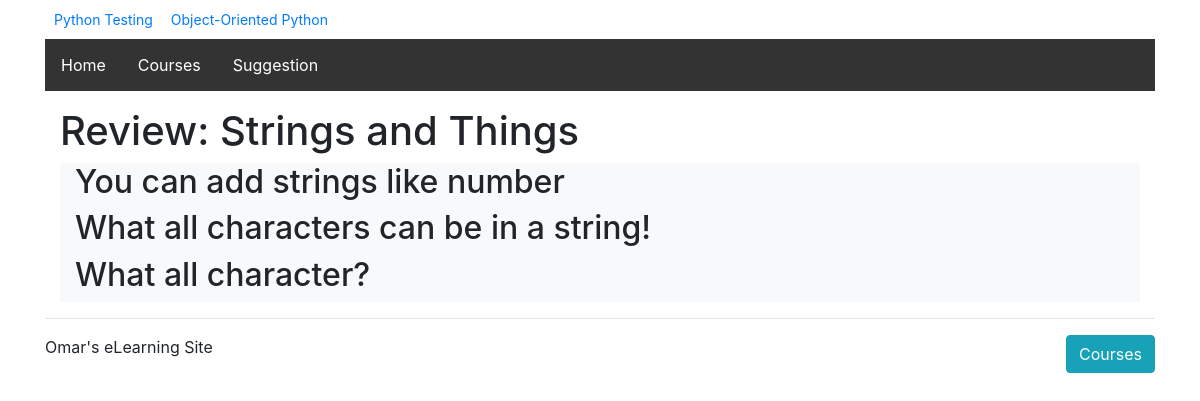
/courses/1/q1/, run on an earlier commit of the app's database.
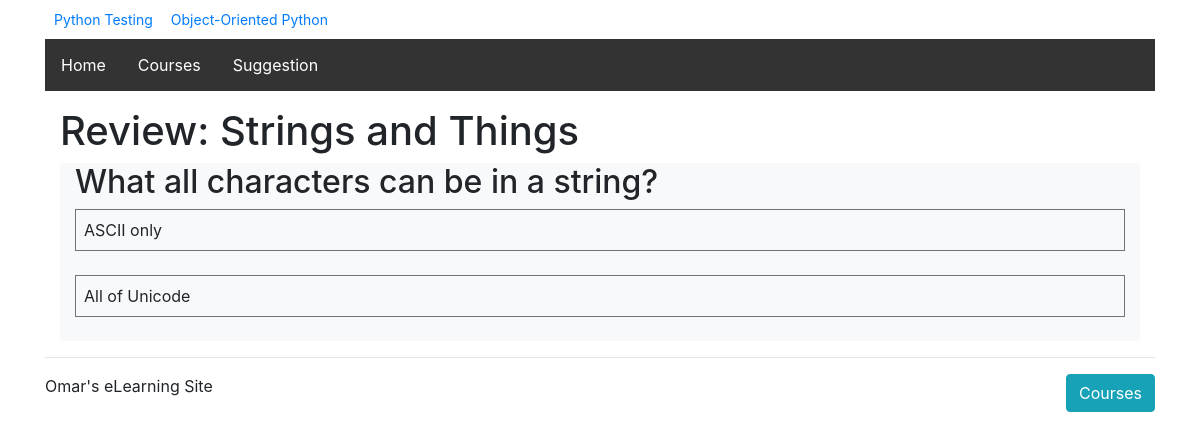
And on a later commit of the database.
### courses/models.py (models this page shows, shortened)
class Course(models.Model):
    created_at = models.DateTimeField(auto_now_add=True)
    title = models.CharField(max_length=255)
    description = models.TextField()
    def __str__(self):
        return self.title

class Step(models.Model):
    title = models.CharField(max_length=255)
    description = models.TextField()
    order = models.IntegerField(default=0)
    course = models.ForeignKey(Course, on_delete=models.CASCADE)
    class Meta:
        abstract = True
        ordering = ['order',]

class Quiz(Step):
    total_questions = models.IntegerField(default=4)
    class Meta:
        verbose_name_plural = "Quizzes"

class Question(models.Model):
    quiz = models.ForeignKey(Quiz, on_delete=models.CASCADE)
    order = models.IntegerField(default=0)
    prompt = models.TextField()
    class Meta:
        ordering = ['order',]

class Answer(models.Model):
    question = models.ForeignKey(Question, on_delete=models.CASCADE)
    order = models.IntegerField(default=0)
    text = models.CharField(max_length=255)
    correct = models.BooleanField(default=False)
    class Meta:
        ordering = ['order',]

### courses/views.py (the view)
# urls.py: url(r'(?P<course_pk>\d+)/q(?P<step_pk>\d+)/$', views.quiz_detail, name='quiz_detail'),
def quiz_detail(request, course_pk, step_pk):
    step = get_object_or_404(models.Quiz, course_id=course_pk, pk=step_pk)
    return render(request, 'courses/quiz_detail.html', {'step':step})

### courses/templatetags/course_extras.py (called while the page is built)
@register.simple_tag
def newest_course():
    return Course.objects.latest('created_at')

@register.inclusion_tag('courses/course_nav.html')
def nav_courses_list():
    courses = Course.objects.all()
    return {'courses':courses}

### courses/templates/courses/quiz_detail.html (shortened to what this page needs)
{% extends "layout.html" %}
{% load course_extras %}
{% block content %}
  <div class="columns container">
    <article>
        <h1>{{step.title}}</h1>
        <ul class="no-bullet">
          {% for question in step.question_set.all %}
            <li class="col bg-light">
              <h2>{{ question.prompt }}</h2>
                {% for answer in question.answer_set.all %}
                  <div class="callout border border-secondary p-2">
                    {{ answer.text }}
                  </div>
                  <br>
                {% endfor %}
            </li>
          {% endfor %}
        </ul>
    </article>
  </div>
{% endblock %}

### templates/layout.html (shortened to what this page needs)
{% load static %}
{%  load course_extras %}
<!DOCTYPE html>
<html lang="en">
<head>
    <link rel="stylesheet" href="https://maxcdn.bootstrapcdn.com/bootstrap/4.0.0/css/bootstrap.min.css">
    <link rel="stylesheet" href="{% static 'css/layout.css' %}">
</head>
<body>
    <div class="container mt-1">
      <div>{% nav_courses_list %}</div>
    <ul>
        <li><a href="{% url 'home' %}">Home</a></li>
        <li><a href="{% url 'course_list' %}">Courses</a></li>
        <li><a href="{% url 'suggestion' %}">Suggestion</a></li>
    </ul>
        {% block content %}{% endblock %}
        <hr>
    <div class="row mb-4">
        <div class="col-6">
            <p>Omar's eLearning Site</p>
        </div>
        <div class="col-6">
            <a class="btn btn-info float-right" href="{% url 'course_list' %}">Courses</a>
        </div>
    </div>
    </div>
</body>
</html>

### courses/templates/courses/course_nav.html (shortened to what this page needs)
<link rel="stylesheet" href="https://maxcdn.bootstrapcdn.com/bootstrap/4.0.0/css/bootstrap.min.css">
<div class="container mb-1 row">
{% for course in courses %}
    <div><a class="btn btn-sm" href="{% url 'course_detail' pk=course.pk %}">{{ course.title }}</a></div>
{% endfor %}
</div>

### assets/css/layout.css (style rules this page uses)
ul { list-style-type: none; margin: 0; padding: 0; overflow: hidden; background-color: #333; }
li { float: left; }
li a { display: inline-block; color: white; text-align: center; padding: 14px 16px; text-decoration: none; }

What changed in the data, as far as the page shows it:
removed Question: prompt "You can add strings like number"
removed Question: prompt "What all characters can be in a string!"
changed Question: prompt "What all character?" → "What all characters can be in a string?"
added Answer: text "ASCII only"
added Answer: text "All of Unicode"
